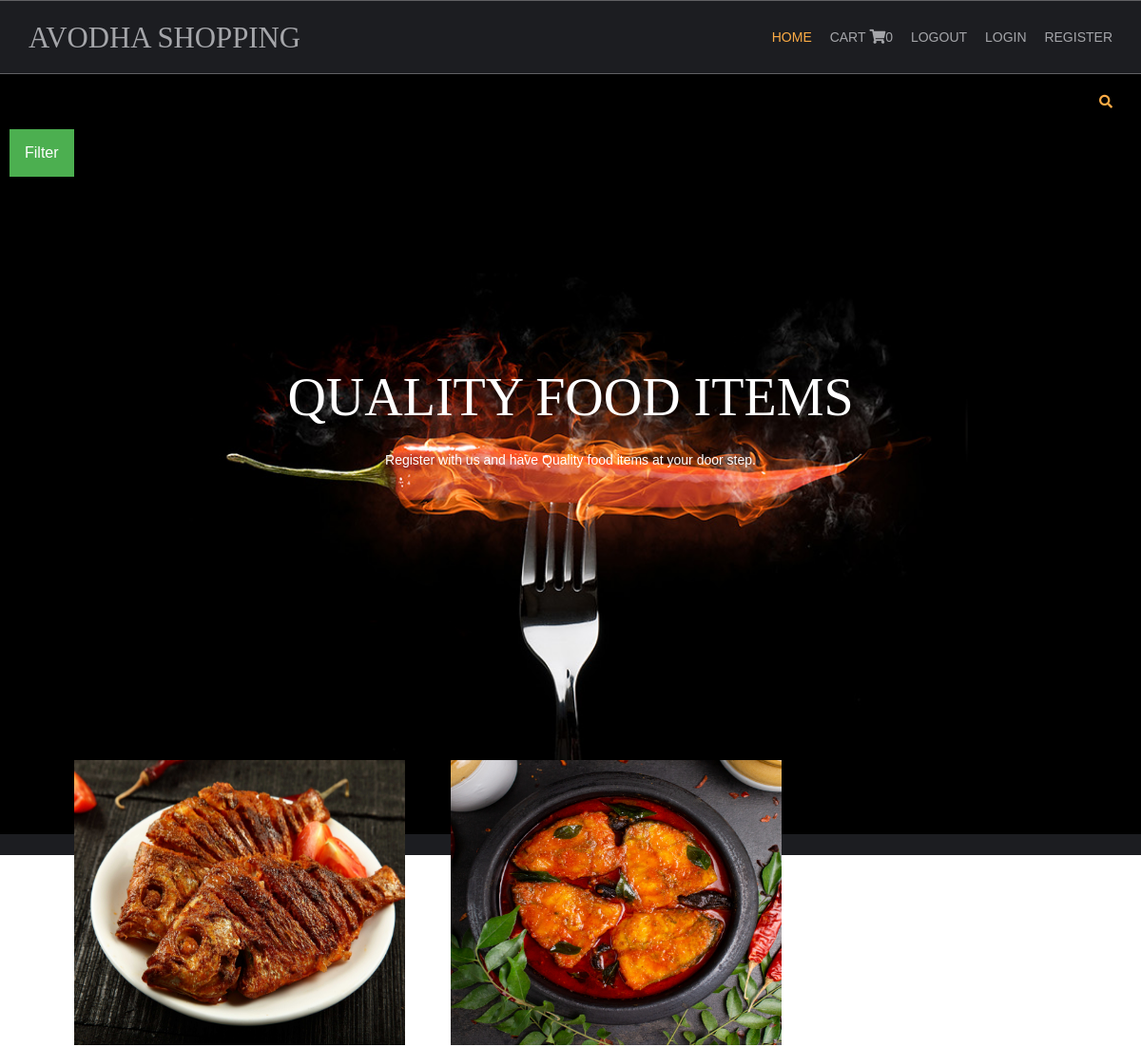
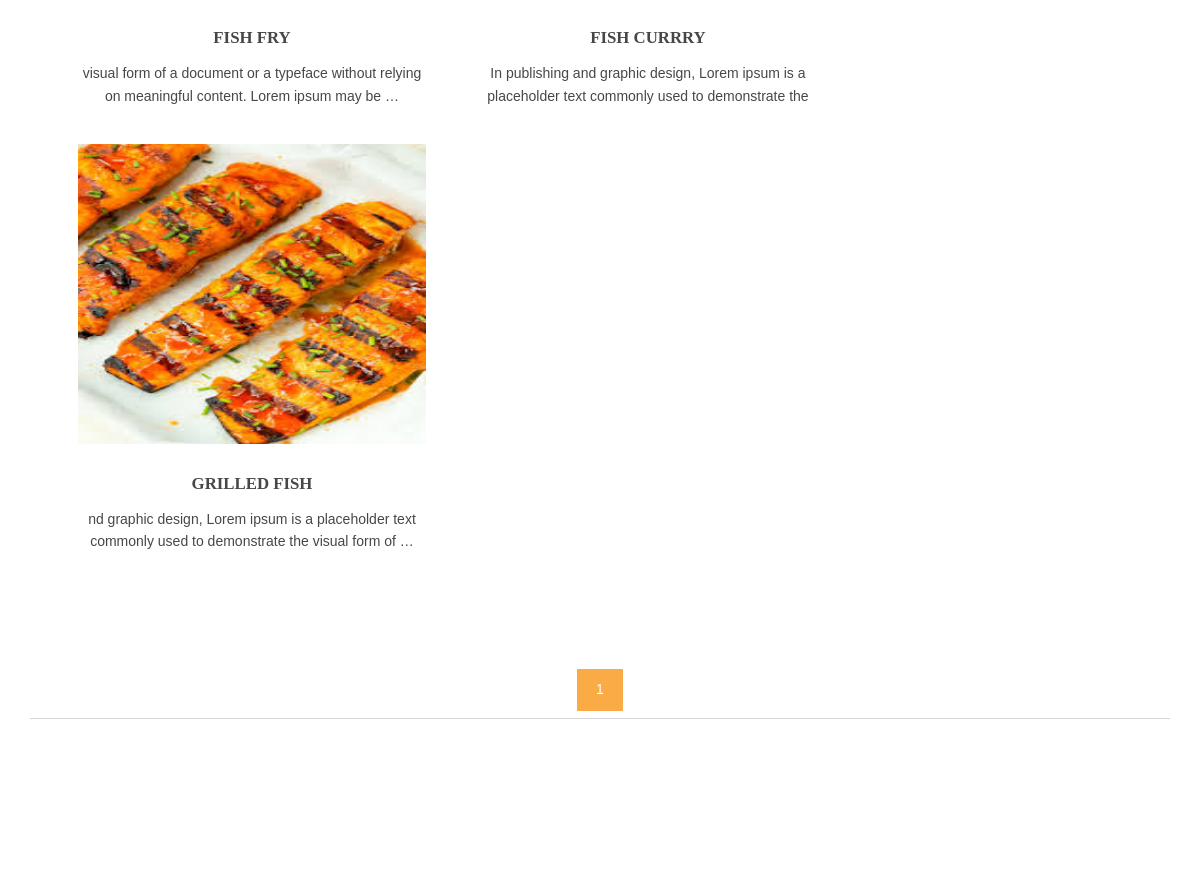
/fish-reciepes/, run on the app's committed database (2 pictures, top to bottom).
### shop/models.py (models this page shows, shortened)
class products(models.Model):
    name=models.CharField(max_length=200,unique=True)
    slug = models.SlugField(max_length=200, unique=True)
    img= models.ImageField(upload_to='product')
    desc= models.TextField()
    stock= models.IntegerField()
    available=models.BooleanField()
    price=models.IntegerField()
    category=models.ForeignKey(categ,on_delete=models.CASCADE)
    def get_url(self):
        return reverse('details',args=[self.category.slug,self.slug])

### shop/views.py (the view)
# urls.py: 2. Add a URL to urlpatterns:  path('', views.home, name='home')
def home(request,c_slug=None):
    c_page=None
    prodt=None
    if c_slug!=None:
        c_page=get_object_or_404(categ,slug=c_slug)
        prodt=products.objects.filter(category=c_page,available=True)
    else:
         prodt=products.objects.all().filter(available=True)
    cat=categ.objects.all()
    paginator=Paginator(prodt,6)
    try:
        page=int(request.GET.get('page','1'))
    except:
        page=1
    try:
        pro=paginator.page(page)
    except(EmptyPage,InvalidPage):
        pro=paginator.page(paginator.num_pages)
    return render(request,'index.html', {'prod': prodt, 'ct': cat, 'pg': pro})

### cart/context_processor.py (called while the page is built)
def count(request):
    item_count=0
    if 'admin' in request.path:
        return {}
    else:
        try:
            ct=cartlist.objects.filter(cart_id=c_id(request))
            cti=cartitems.objects.all().filter(cart=ct[:1])
            for c in cti:
                item_count+=c.quantity
        except cartlist.DoesNotExist:
            item_count=0
        return dict(itc=item_count)

### cart/views.py (called while the page is built)
def c_id(request):
    ct_id=request.session.session_key
    if not ct_id:
        ct_id=request.session.create()
    return ct_id

### shop/models.py (called while the page is built)
    def get_url(self):
        return reverse('prod_cat',args=[self.slug])

### templates/index.html (shortened to what this page needs)
{% extends 'base.html' %}
{% load static %}
{% block content %}
<html lang="">
<head>
<link href="{% static 'hm/layout/styles/layout.css' %}" rel="stylesheet" type="text/css" media="all">
</head>
<body id="top">
<div class="abcd" style="background-image:url({% static 'hm/images/demo/backgrounds/bgb1.jpg' %});">
  <div class="wrapper row0">
    <div id="topbar" class="hoc clear">
  <div class="fl_right">
        <ul class="nospace">
          <li id="searchform">
          </li>
        </ul>
        </div>
  </div>
    <div class="dropdown">
  <button class="dropbtn">Filter</button>
</div>
      </div>
  <div id="pageintro" class="hoc clear">
    <article>
      <h3 class="heading">QUALITY FOOD ITEMS</h3>
      <p>Register with us and have Quality food items at your door step.</p>
    </article>
  </div>
</div>
<div class="category">
<div class="wrapper row3">
  <main class="hoc container clear">
    <section id="introblocks">
      <ul class="nospace group btmspace-80">
        {% for i in pg.object_list %}
        <li class="one_third">
          <figure><a class="imgover" href="{{i.get_url}}"><img src="{{i.img.url}}" alt="" style="height:300px;width:400px;"></a>
            <figcaption>
              <h6 class="heading">{{i.name}}</h6>
              <p>{{i.desc|truncatewords:17}}</p><br>
            </figcaption>
          </figure>
        </li>
        {% endfor %}
      </ul>
    </section>
    <center>
      {% for p in pg.paginator.page_range %}
      <a href="?page={{p}}" class="btn btn-outline-warning {% if pg.number == p %} active {% endif %}">{{p}}</a>
      {% endfor %}
    </center>
    <hr class="btmspace-80">
  </main>
</div>
</div>
</body>
</html>
{% endblock %}

### static/hm/layout/styles/layout.css (style rules this page uses)
#topbar { padding:20px 0; font-size:.8rem; text-transform:uppercase; }
#topbar ul li { display:inline-block; margin-right:15px; }
#topbar ul li:last-child { margin-right:0; padding-right:0; border-right:none; }
#topbar #searchform { position:relative; line-height:1; z-index:9999; }
#topbar #searchform::after { display:block; height:18px; line-height:18px; padding:0; font-family:"Font Awesome\ 5 Free"; font-weight:900; font-size:1rem; content:"\f002"; }
#topbar #searchform ::placeholder { text-transform:capitalize; }
#pageintro { padding:200px 0 300px; }
#pageintro article, #pageintro article p { display:block; max-width:75%; margin:0 auto; text-align:center; }
#pageintro article p { max-width:65%; line-height:2rem; }
#pageintro .heading { margin-bottom:20px; font-size:4rem; }
.container { padding:80px 0; }
#introblocks { display:block; position:relative; margin:-180px 0 0 0; z-index:1; text-align:center; }
#introblocks figure figcaption { display:block; padding:30px 0 0 0; text-align:center; }
#introblocks figure figcaption .heading { font-size:1.2rem; font-weight:700; margin-bottom:0; }
*, *::before, *::after { transition:all .3s ease-in-out; }
body { color:#A5A6AA; background-color:#1C1D21; }
a { color:#FBAB45; }
hr, .borderedbox { border-color:#D7D7D7; }
.btn, .btn.inverse:hover { color:#FFFFFF; background-color:#FBAB45; border-color:#FBAB45; }
.imgover, .imgover:hover::after { color:#FFFFFF; }
.row3 { color:#474747; background-color:#FFFFFF; }
#topbar #searchform { color:#FBAB45; }
#pageintro { color:#FFFFFF; }
@media screen and (min-width:1140px) { .hoc { max-width:1140px; } }

### static/hm/layout/styles/framework.css (style rules this page uses)
html { overflow-y:scroll; overflow-x:hidden; }
html, body { margin:0; padding:0; font-size:14px; line-height:1.6em; }
*, *::before, *::after { box-sizing:border-box; }
.nospace { margin:0; padding:0; list-style:none; }
.btn { display:inline-block; padding:8px 18px 10px; text-transform:uppercase; border:1px solid; }
.clear, .group { display:block; }
.clear::before, .clear::after, .group::before, .group::after { display:table; content:""; }
.clear, .clear::after, .group, .group::after { clear:both; }
a { outline:none; text-decoration:none; }
.fl_right, .imgr { float:right; }
img { width:auto; max-width:100%; height:auto; margin:0; padding:0; border:none; line-height:normal; vertical-align:middle; }
.imgover { display:inline-block; position:relative; max-width:100%; }
.imgover::before, .imgover::after { display:block; position:absolute; content:""; text-align:center; opacity:0; }
.imgover::before { top:0; right:0; bottom:0; left:0; }
.imgover::after { top:50%; left:50%; width:50px; height:50px; line-height:50px; margin:-25px 0 0 -25px; font-family:"Font Awesome\ 5 Free"; font-weight:900; content:"\f067"; font-size:28px; }
body, input, textarea, select { font-family:Verdana, Geneva, sans-serif; }
h1, h2, h3, h4, h5, h6, .heading { font-family:Georgia, "Times New Roman", Times, serif; }
label, input, textarea, select, button { display:block; resize:none; outline:none; color:inherit; font-size:inherit; font-family:inherit; vertical-align:middle; }
::placeholder { opacity:1; }
h1, h2, h3, h4, h5, h6, .heading { margin:0 0 20px 0; font-size:1.4rem; line-height:normal; font-weight:normal; text-transform:uppercase; }
hr { display:block; width:100%; height:1px; border:solid; border-width:1px 0 0 0; }
.wrapper { display:block; position:relative; width:100%; margin:0; padding:0; text-align:left; word-wrap:break-word; }
.hoc { display:block; margin:0 auto; }
address, article, aside, figcaption, figure, footer, header, main, nav, section { display:block; margin:0; padding:0; }
.one_half, .one_third, .two_third, .one_quarter, .two_quarter, .three_quarter { display:inline-block; float:left; margin:0 0 0 4.21052%; list-style:none; }
.one_third { width:30.52631%; }
.btmspace-80 { margin-bottom:80px; }

### templates/index.html (style rules this page uses)
.dropbtn { background-color: #4CAF50; color: white; padding: 16px; font-size: 16px; border: none; cursor: pointer; }
.dropdown { position: relative; display: inline-block; padding-left:10px; }
.abcd { height:100%; background-position:center; background-repeat:no-repeat; background-size:cover; }

### data on the page
products: img (picture), name "FISH FRY", desc "visual form of a document or a typeface without relying on meaningful content. Lorem ipsum may be …"
products: img (picture), name "FISH CURRRY", desc "In publishing and graphic design, Lorem ipsum is a placeholder text commonly used to demonstrate the"
products: img (picture), name "GRILLED FISH", desc "nd graphic design, Lorem ipsum is a placeholder text commonly used to demonstrate the visual form of …"

### other printed values
{{ itc }} "0"
{{ p }} "1"
